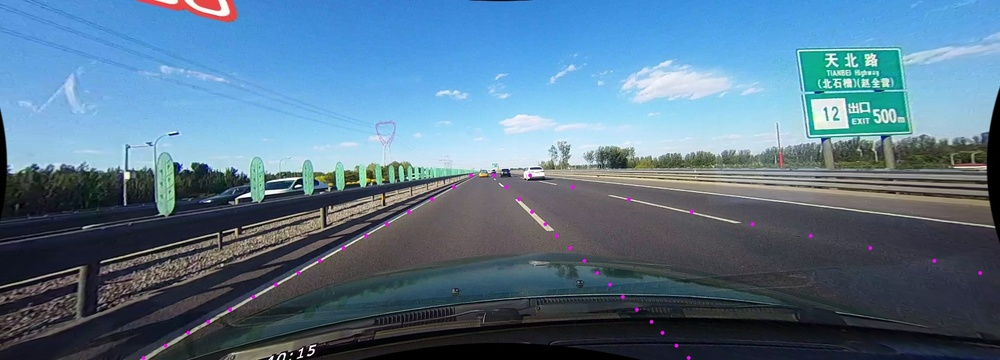
#> input picture machinelearning/lane_assistant/test_data/egen_bild.jpg, 1000 x 360 px, shrunk from 1640 x 590 before the run, found by its file name; its folder holds only this picture in this run
$ python evaluator.py
#> lines starting #> are read from the running program, lines starting #| are printed output that depends on the picture; after the words box and inside, x2 and y2 are one past the last pixel; in counts of white or black regions, pixels touching at a corner belong together
import cv2
import numpy as np
import os
import csv
from sklearn.cluster import DBSCAN

def evaluate_lane_position(image_path, debug=True):
#> called with debug = True
    img = cv2.imread(image_path)
#> img is the input picture: shape (360, 1000, 3); mean B, G, R 139.7, 117.3, 87.7
    h, w, _ = img.shape
#> h = 360; w = 1000

    hsv = cv2.cvtColor(img, cv2.COLOR_BGR2HSV)
#> hsv: shape (360, 1000, 3); mean H, S, V 97.3, 91, 142.8
    lower_purple = np.array([140, 150, 150])
    upper_purple = np.array([160, 255, 255])
    purple_mask = cv2.inRange(hsv, lower_purple, upper_purple)
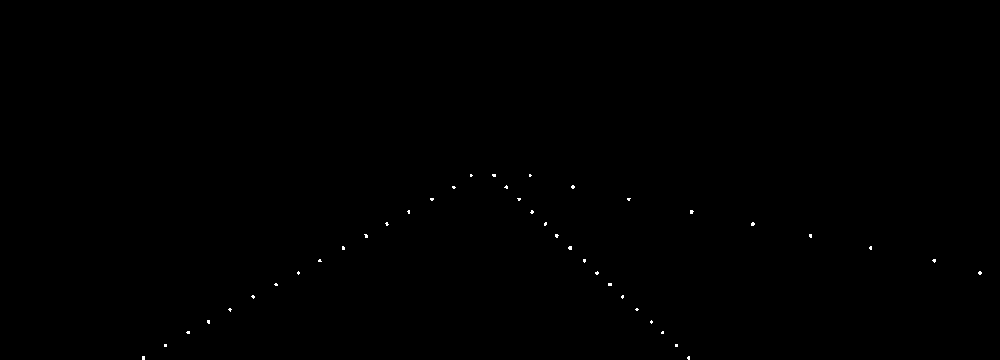
#> purple_mask: shape (360, 1000); 0.12% white in thin lines or dots, all inside (x1, y1, x2, y2) = (142, 174, 982, 360)

    if debug:
        cv2.imshow("Purple Mask", purple_mask)

    contours, _ = cv2.findContours(purple_mask, cv2.RETR_EXTERNAL, cv2.CHAIN_APPROX_SIMPLE)
#> contours = 41 contours, all with area under 20

    points = []
    for cnt in contours:
        x, y, w_box, h_box = cv2.boundingRect(cnt)
        if w_box > 1 and h_box > 1:
            center_x = x + w_box // 2
            center_y = y + h_box // 2
            points.append([center_x, center_y])
#> this loop made 41 passes
#> (cnt, x, y, w_box, h_box, center_x, center_y) on passes 2, 3, 4, 13: ([[142, 356], [142, 359], [144, 359], [144, 356]], 142, 356, 3, 4, 143, 358), ([[675, 344], [675, 346], [677, 346], [677, 344]], 675, 344, 3, 3, 676, 345), ([[164, 344], [164, 346], [166, 346], [166, 344]], 164, 344, 3, 3, 165, 345), ([[608, 283], [608, 285], [611, 285], [611, 283]], 608, 283, 4, 3, 610, 284)
#> (x, y, w_box, h_box, center_x, center_y) on passes 1, 5, 6, 7, 8, 9: (687, 356, 3, 4, 688, 358), (661, 331, 3, 3, 662, 332), (186, 331, 4, 3, 188, 332), (650, 320, 3, 4, 651, 322), (207, 320, 3, 4, 208, 322), (635, 308, 4, 3, 637, 309)
#> after the loop, points = 41 pairs, first value 143 to 980, second value 175 to 358
    print(f"📍 Found {len(points)} purple lane points in: {image_path} center_x_ {center_x}, center_y_ {center_y}")
#| 📍 Found 41 purple lane points in: machinelearning/lane_assistant/test_data/egen_bild.jpg center_x_ 471, center_y_ 175

    # Klustrar punkter till lanes med avstånd i både x och y
    lane_clusters = {}
    if len(points) >= 2:
        scaled_points = [[x * 3, y] for x, y in points]
#> scaled_points = 41 pairs, first value 429 to 2940, second value 175 to 358
        db = DBSCAN(eps=100, min_samples=2).fit(scaled_points)
        labels = db.labels_
#> labels = 41 values, max 0 at index 0, min -1 at index 14, mean -0.171
        unique_labels = set(labels)
#> unique_labels = 2 items
        print(f"🔍 DBSCAN labels: {unique_labels} in {image_path}")
#| 🔍 DBSCAN labels: {0, -1} in machinelearning/lane_assistant/test_data/egen_bild.jpg
        for label, pt in zip(labels, points):
            if label == -1:
                continue
            lane_clusters.setdefault(label, []).append(pt)
#> this loop made 41 passes
#> (label, pt) on passes 1 to 12: (0, [688, 358]), (0, [143, 358]), (0, [676, 345]), (0, [165, 345]), (0, [662, 332]), (0, [188, 332]), (0, [651, 322]), (0, [208, 322]), (0, [637, 309]), (0, [230, 310]), (0, [622, 297]), (0, [253, 297])
#> after the loop, lane_clusters = 1 item

    lane_count = len(lane_clusters)
#> lane_count = 1
    mid_x = w // 2
#> mid_x = 500
    position = "unknown"

    print(f"🧩 Total lane clusters found: {len(lane_clusters)}\n")
#| 🧩 Total lane clusters found: 1
    # Räkna ut mittpunkterna i x för varje kluster
    cluster_centers_x = []
    for cluster in lane_clusters.values():
        x_vals = [pt[0] for pt in cluster]
        if len(x_vals) >= 2:
            avg_x = int(np.mean(x_vals))
            cluster_centers_x.append(avg_x)
#> this loop made 1 pass
#> avg_x on pass 1: 455
#> after the loop, cluster_centers_x = [455]

    cluster_centers_x.sort()
    lane_count = len(cluster_centers_x)

    if lane_count >= 2:
        for i in range(lane_count - 1):
            if cluster_centers_x[i] < mid_x < cluster_centers_x[i + 1]:
                position = "center"
                break
        if mid_x < cluster_centers_x[0]:
            position = "left"
        elif mid_x > cluster_centers_x[-1]:
            position = "right"
    elif lane_count == 1:
        position = "single_lane_detected"

    # Debug: Rita varje kluster som en linje
    if debug:
        for cluster in lane_clusters.values():
            if len(cluster) >= 2:
                pts = np.array(cluster)
                xs = pts[:, 0]
                ys = pts[:, 1]
                try:
                    k, m = np.polyfit(xs, ys, 1)
                    y1, y2 = 0, h
                    x1 = int((y1 - m) / k)
                    x2 = int((y2 - m) / k)
                    cv2.line(img, (x1, y1), (x2, y2), (0, 255, 255), 2)
                except np.RankWarning:
                    continue
#> this loop made 1 pass
#> (k, m, y1, y2, x1, x2) on pass 1: (-0.0611, 289.2, 0, 360, 4730, -1157)
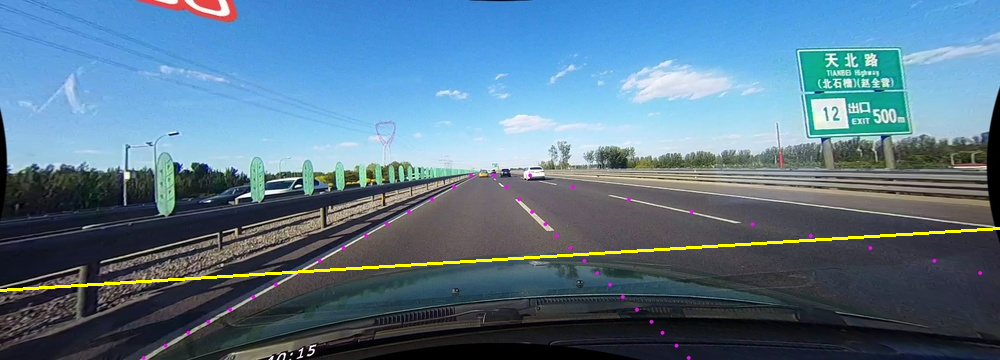
#> img: shape (360, 1000, 3); 0.83% of pixels changed, all inside (x1, y1, x2, y2) = (0, 227, 1000, 292)

        cv2.line(img, (mid_x, 0), (mid_x, h), (255, 0, 0), 2)
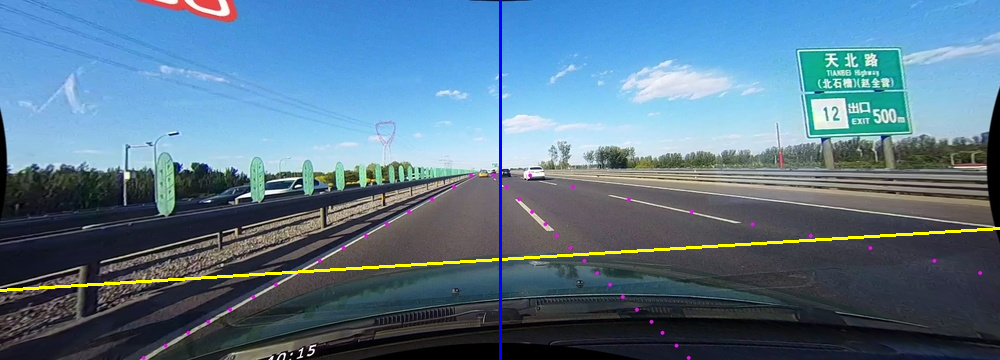
#> img: shape (360, 1000, 3); 0.3% of pixels changed, all inside (x1, y1, x2, y2) = (499, 0, 502, 360)
        cv2.imshow("Analysis", img)
        cv2.waitKey(0)
        cv2.destroyAllWindows()

    return {
        'lane_count': lane_count,
        'position': position
    }


def evaluate_folder(image_path="machinelearning/lane_assistant/test_data", save_csv=True):
    """
    Utvärderar alla lane-predikterade bilder i en mapp.
    """
    results = []
    valid_exts = ('.png', '.jpg', '.jpeg')
    img_files = [f for f in os.listdir(image_path) if f.lower().endswith(valid_exts)]

    for file in sorted(img_files):
        full_path = os.path.join(image_path, file)
        eval_result = evaluate_lane_position(full_path)
#> eval_result = {'lane_count': 1, 'position': 'single_lane_detected'}
        eval_result['image'] = file
        results.append(eval_result)
        print(f"{file}: {eval_result}")
#| egen_bild.jpg: {'lane_count': 1, 'position': 'single_lane_detected', 'image': 'egen_bild.jpg'}

    if save_csv:
        csv_path = os.path.join(image_path, "evaluation_results.csv")
        with open(csv_path, mode='w', newline='') as csvfile:
            writer = csv.DictWriter(csvfile, fieldnames=['image', 'lane_count', 'position'])
            writer.writeheader()
            for row in results:
                writer.writerow(row)
#> this loop made 1 pass
        print(f"\n📄 Resultat sparade i: {csv_path}")

    return results


# 📌 Gör scriptet körbart direkt
if __name__ == "__main__":
    folder = "machinelearning/lane_assistant/test_data"
    evaluate_folder(image_path=folder)
